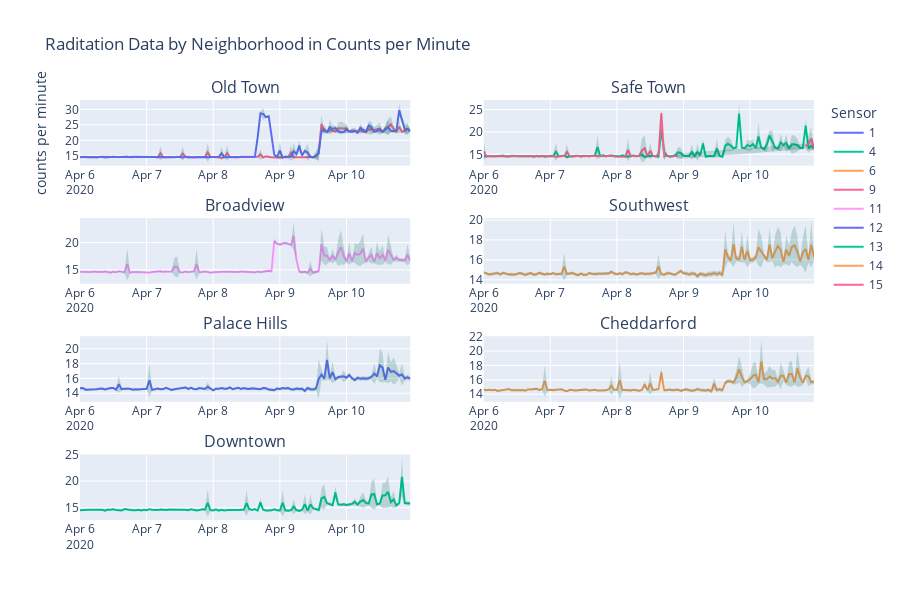

Notebook source saved alongside this figure:
### Code cell
fig = make_subplots(rows=4, cols=2,
                   subplot_titles=subplot_idx['neighborhood'].to_numpy())
for i in range(len(static_sensors)):
    expr = df_with_nas.index.get_level_values(1) == static_sensors[i]
    xval = df_with_nas[expr].index.get_level_values(0).to_series()
    nexpr = subplot_idx['neighborhood'] == sensor_locations_gdf[sensor_locations_gdf['Sensor-id']==static_sensors[i]]['neighborhood'].item()
    fig.add_trace(go.Scatter(
        x=xval,
        y=df_with_nas[expr]['Value'],
        mode='lines',
        connectgaps=False,
        name=str(static_sensors[i])
    ),
                 row=subplot_idx[nexpr]['row'].item(), col=subplot_idx[nexpr]['col'].item())
    fig.add_trace(go.Scatter(
        x=pd.concat((xval, xval[::-1])), # x, then x reversed
        y=pd.concat((df_with_nas[expr]['lower'], df_with_nas[expr]['upper'][::-1])), # upper, then lower reversed
        fill='toself',
        fillcolor='rgba(0,100,80,0.2)',
        line=dict(color='rgba(255,255,255,0)'),
        hoverinfo="skip",
        connectgaps=True,
        mode='lines',
        showlegend=False
    ),
                 row=subplot_idx[nexpr]['row'].item(), col=subplot_idx[nexpr]['col'].item())

fig.update_layout(
    height=600, 
    title_text='Raditation Data by Neighborhood in Counts per Minute', 
    legend_title='Sensor', yaxis_title='counts per minute')

fig.show()
